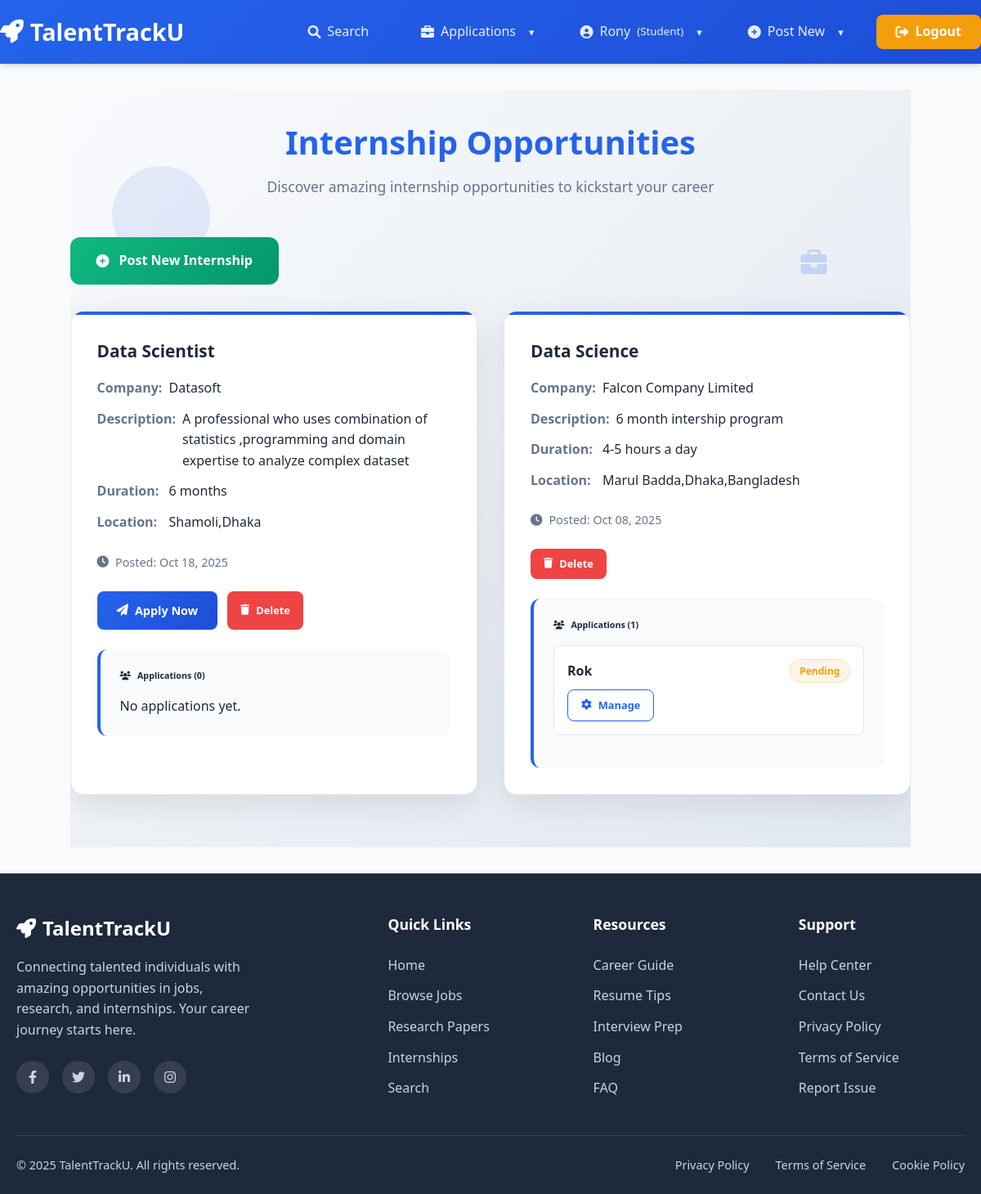
Page /internships/ (signed in) on the committed database.
### user/models.py (models this page shows, shortened)
class UserProfile(models.Model):
    ROLE_CHOICES = (
        ('student', 'Student'),
        ('alumni', 'Alumni'),
        ('company', 'Company'),
    )
    user = models.OneToOneField(User, on_delete=models.CASCADE, related_name='user_profile')
    role = models.CharField(max_length=20, choices=ROLE_CHOICES, default='student')
    profile_picture = models.ImageField(upload_to='profiles/', blank=True, null=True)

### internship/models.py (models this page shows, shortened)
class Internship(models.Model):
    title = models.CharField(max_length=200)
    company = models.CharField(max_length=100)
    description = models.TextField()
    duration = models.CharField(max_length=50)
    location = models.CharField(max_length=100, blank=True)
    image = models.ImageField(upload_to='internships/', blank=True)
    pdf = models.FileField(upload_to='internships/pdfs/', blank=True, null=True)
    posted_by = models.ForeignKey(User, on_delete=models.CASCADE)
    created_at = models.DateTimeField(auto_now_add=True)

class InternshipApplication(models.Model):
    STATUS_CHOICES = (
        ('pending', 'Pending'),
        ('accepted', 'Accepted'),
        ('rejected', 'Rejected'),
    )
    internship = models.ForeignKey(Internship, on_delete=models.CASCADE, related_name='applications')
    applicant = models.ForeignKey(User, on_delete=models.CASCADE)
    applied_at = models.DateTimeField(auto_now_add=True)
    status = models.CharField(max_length=20, choices=STATUS_CHOICES, default='pending')
    cover_letter = models.TextField(blank=True)
    resume = models.FileField(upload_to='resumes/', blank=True, null=True)

### internship/views.py (the view)
# urls.py: path('', views.internship_list, name='internship_list'),
def internship_list(request):
    internships = Internship.objects.all().order_by('-created_at')
    applied_internships = []
    return render(request, 'internship/internships.html', {'internships': internships, 'applied_internships': applied_internships})

### internship/templates/internship/internships.html (shortened to what this page needs)
{% extends 'base.html' %}
{% block content %}
<div class="internships-container">
    <div class="animated-background">
        <div class="floating-shape shape-1"></div>
        <div class="internship-icon icon-1">
            <i class="fas fa-briefcase"></i>
        </div>
        <div class="internship-icon icon-2">
        </div>
        <div class="internship-icon icon-3">
        </div>
    </div>
    <div class="internships-content">
        <div class="internships-header">
            <h1>Internship Opportunities</h1>
            <p class="text-muted">Discover amazing internship opportunities to kickstart your career</p>
        </div>
        {% if user.is_authenticated %}
            <a href="{% url 'internship_post_create' %}" class="post-internship-btn">
                <i class="fas fa-plus-circle"></i>
                Post New Internship
            </a>
        {% endif %}
        {% if internships %}
            <div class="internships-grid">
                {% for internship in internships %}
                <div class="internship-card">
                    <h3 class="card-title">{{ internship.title }}</h3>
                    <div class="card-details">
                        <div class="detail-row">
                            <span class="detail-label">Company:</span>
                            <span class="detail-value">{{ internship.company }}</span>
                        </div>
                        <div class="detail-row">
                            <span class="detail-label">Description:</span>
                            <span class="detail-value">{{ internship.description }}</span>
                        </div>
                        <div class="detail-row">
                            <span class="detail-label">Duration:</span>
                            <span class="detail-value">{{ internship.duration }}</span>
                        </div>
                        <div class="detail-row">
                            <span class="detail-label">Location:</span>
                            <span class="detail-value">{{ internship.location }}</span>
                        </div>
                    </div>
                    <div class="posted-date">
                        <i class="fas fa-clock"></i> Posted: {{ internship.created_at|date:"M d, Y" }}
                    </div>
                    {% if user.is_authenticated %}
                        <div class="action-buttons">
                            {% with my_applications=internship.applications.all|dictsortreversed:"applied_at" %}
                                {% if not my_applications|length or not my_applications|dictsortreversed:"applied_at"|yesno:"1,0" %}
                                    <a href="{% url 'internship_apply' internship.id %}" class="btn-primary">
                                        <i class="fas fa-paper-plane"></i> Apply Now
                                    </a>
                                {% endif %}
                            {% endwith %}
                            {% if internship.posted_by == user %}
                                <a href="{% url 'internship_delete' internship.id %}"
                                   class="btn-danger"
                                   onclick="return confirm('Are you sure you want to delete this internship?')">
                                    <i class="fas fa-trash"></i> Delete
                                </a>
                            {% endif %}
                        </div>
                        {% if internship.posted_by == user %}
                            <div class="applications-section">
                                <h6 class="applications-title">
                                    <i class="fas fa-users"></i> Applications ({{ internship.applications.all.count }})
                                </h6>
                                {% for app in internship.applications.all %}
                                    <div class="application-item">
                                        <div class="application-header">
                                            <span class="applicant-name">{{ app.applicant.username }}</span>
                                            <span class="application-status-badge status-{{ app.status }}">
                                                {{ app.get_status_display }}
                                            </span>
                                        </div>
                                        <a href="{% url 'internship_application_manage' app.id %}" class="manage-btn">
                                            <i class="fas fa-cog"></i> Manage
                                        </a>
                                    </div>
                                {% empty %}
                                    <p class="text-muted">No applications yet.</p>
                                {% endfor %}
                            </div>
                        {% endif %}
                    {% endif %}
                </div>
                {% endfor %}
            </div>
        {% endif %}
    </div>
</div>
{% endblock %}

### templates/base.html (shortened to what this page needs)
{% load static %}
<!DOCTYPE html>
<html lang="en" style="scroll-behavior: smooth;">
<head>
    <link rel="stylesheet" href="{% static 'css/style.css' %}">
    <link href="https://cdnjs.cloudflare.com/ajax/libs/font-awesome/6.0.0/css/all.min.css" rel="stylesheet">
</head>
<body>
    <nav class="navbar">
        <div class="container navbar-content">
            <a class="navbar-brand" href="{% url 'home' %}">
                <i class="fas fa-rocket"></i>
                TalentTrackU
            </a>
            <div class="navbar-collapse" id="navbarNav">
                <ul class="navbar-nav left-nav">
                    <li class="nav-item">
                        <a class="nav-link" href="{% url 'user_search' %}">
                            <i class="fas fa-search"></i>
                            Search
                        </a>
                    </li>
                </ul>
                <ul class="navbar-nav right-nav">
                    {% if user.is_authenticated %}
                        <li class="nav-item dropdown">
                            <a class="nav-link dropdown-toggle" href="#">
                                <i class="fas fa-briefcase"></i>
                                Applications
                            </a>
                        </li>
                        <li class="nav-item dropdown">
                            <a class="nav-link dropdown-toggle" href="#">
                                <i class="fas fa-user-circle"></i>
                                {{ user.username|truncatechars:15 }}
                                <small>({{ user.user_profile.role|title|default:"No Role" }})</small>
                            </a>
                        </li>
                        <li class="nav-item dropdown">
                            <a class="nav-link dropdown-toggle" href="#">
                                <i class="fas fa-plus-circle"></i>
                                Post New
                            </a>
                        </li>
                        <li class="nav-item">
                            <a class="nav-link nav-btn" href="{% url 'user_logout' %}">
                                <i class="fas fa-sign-out-alt"></i>
                                Logout
                            </a>
                        </li>
                    {% endif %}
                </ul>
            </div>
        </div>
    </nav>
    <div class="container content">
        {% block content %}{% endblock %}
    </div>
    <footer class="footer">
        <div class="container">
            <div class="footer-content">
                <div class="footer-brand-section">
                    <div class="footer-brand">
                        <i class="fas fa-rocket"></i>
                        TalentTrackU
                    </div>
                    <p class="footer-description">
                        Connecting talented individuals with amazing opportunities in jobs,
                        research, and internships. Your career journey starts here.
                    </p>
                    <div class="social-links">
                        <a href="#" class="social-link" aria-label="Facebook">
                            <i class="fab fa-facebook-f"></i>
                        </a>
                        <a href="#" class="social-link" aria-label="Twitter">
                            <i class="fab fa-twitter"></i>
                        </a>
                        <a href="#" class="social-link" aria-label="LinkedIn">
                            <i class="fab fa-linkedin-in"></i>
                        </a>
                        <a href="#" class="social-link" aria-label="Instagram">
                            <i class="fab fa-instagram"></i>
                        </a>
                    </div>
                </div>
                <div class="footer-links-section">
                    <h4 class="footer-heading">Quick Links</h4>
                    <ul class="footer-links">
                        <li><a href="{% url 'home' %}" class="footer-link">Home</a></li>
                        <li><a href="{% url 'job:job_list' %}" class="footer-link">Browse Jobs</a></li>
                        <li><a href="{% url 'research_paper_list' %}" class="footer-link">Research Papers</a></li>
                        <li><a href="{% url 'internship_list' %}" class="footer-link">Internships</a></li>
                        <li><a href="{% url 'user_search' %}" class="footer-link">Search</a></li>
                    </ul>
                </div>
                <div class="footer-links-section">
                    <h4 class="footer-heading">Resources</h4>
                    <ul class="footer-links">
                        <li><a href="#" class="footer-link">Career Guide</a></li>
                        <li><a href="#" class="footer-link">Resume Tips</a></li>
                        <li><a href="#" class="footer-link">Interview Prep</a></li>
                        <li><a href="#" class="footer-link">Blog</a></li>
                        <li><a href="#" class="footer-link">FAQ</a></li>
                    </ul>
                </div>
                <div class="footer-links-section">
                    <h4 class="footer-heading">Support</h4>
                    <ul class="footer-links">
                        <li><a href="#" class="footer-link">Help Center</a></li>
                        <li><a href="#" class="footer-link">Contact Us</a></li>
                        <li><a href="#" class="footer-link">Privacy Policy</a></li>
                        <li><a href="#" class="footer-link">Terms of Service</a></li>
                        <li><a href="#" class="footer-link">Report Issue</a></li>
                    </ul>
                </div>
            </div>
            <div class="footer-bottom">
                <div class="footer-bottom-content">
                    <div class="footer-copyright">
                    </div>
                    <div class="footer-legal">
                        <a href="#" class="footer-legal-link">Privacy Policy</a>
                        <a href="#" class="footer-legal-link">Terms of Service</a>
                        <a href="#" class="footer-legal-link">Cookie Policy</a>
                    </div>
                </div>
            </div>
        </div>
    </footer>
</body>
</html>

### rows in the picture
Internship: title "Data Scientist", company "Datasoft", description "A professional who uses combination of statistics ,programming and domain expertise to analyze complex dataset", duration "6 months", location "Shamoli,Dhaka", created_at "Oct 18, 2025", shows "Apply Now", shows "Delete", applications.all.count "0"
Internship: title "Data Science", company "Falcon Company Limited", description "6 month intership program", duration "4-5 hours a day", location "Marul Badda,Dhaka,Bangladesh", created_at "Oct 08, 2025", shows "Delete", applications.all.count "1"
InternshipApplication: applicant.username "Rok", status "Pending"

### other values in the picture
{{ user.username|truncatechars:15 }} "Rony"
{{ user.user_profile.role|title|default:"No Role" }} "Student"
